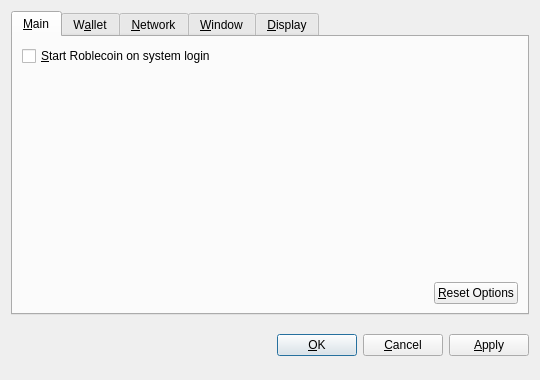
<?xml version="1.0" encoding="UTF-8"?>
<ui version="4.0">
 <class>OptionsDialog</class>
 <widget class="QDialog" name="OptionsDialog">
  <property name="geometry">
   <rect>
    <x>0</x>
    <y>0</y>
    <width>540</width>
    <height>380</height>
   </rect>
  </property>
  <property name="windowTitle">
   <string>Options</string>
  </property>
  <property name="modal">
   <bool>true</bool>
  </property>
  <layout class="QVBoxLayout" name="verticalLayout">
   <item>
    <widget class="QTabWidget" name="tabWidget">
     <property name="tabPosition">
      <enum>QTabWidget::North</enum>
     </property>
     <property name="currentIndex">
      <number>0</number>
     </property>
     <widget class="QWidget" name="tabMain">
      <attribute name="title">
       <string>&amp;Main</string>
      </attribute>
      <layout class="QVBoxLayout" name="verticalLayout_Main">
       <item>
        <widget class="QCheckBox" name="bitcoinAtStartup">
         <property name="toolTip">
          <string>Automatically start Roblecoin after logging in to the system.</string>
         </property>
         <property name="text">
          <string>&amp;Start Roblecoin on system login</string>
         </property>
        </widget>
       </item>
       <item>
        <spacer name="verticalSpacer_Main">
         <property name="orientation">
          <enum>Qt::Vertical</enum>
         </property>
         <property name="sizeHint" stdset="0">
          <size>
           <width>20</width>
           <height>40</height>
          </size>
         </property>
        </spacer>
       </item>
       <item>
        <layout class="QHBoxLayout" name="horizontalLayout_2_Main">
         <item>
          <spacer name="horizontalSpacer_2_Main">
           <property name="orientation">
            <enum>Qt::Horizontal</enum>
           </property>
           <property name="sizeHint" stdset="0">
            <size>
             <width>40</width>
             <height>20</height>
            </size>
           </property>
          </spacer>
         </item>
         <item>
          <widget class="QPushButton" name="resetButton">
           <property name="toolTip">
            <string>Reset all client options to default.</string>
           </property>
           <property name="text">
            <string>&amp;Reset Options</string>
           </property>
           <property name="autoDefault">
            <bool>false</bool>
           </property>
          </widget>
         </item>
        </layout>
       </item>
      </layout>
     </widget>
     <widget class="QWidget" name="tabWallet">
      <attribute name="title">
       <string>W&amp;allet</string>
      </attribute>
      <layout class="QVBoxLayout" name="verticalLayout_Network">
       <item>
        <widget class="QLabel" name="transactionFeeInfoLabel">
         <property name="text">
          <string>Optional transaction fee per kB that helps make sure your transactions are processed quickly. Most transactions are 1 kB.</string>
         </property>
         <property name="textFormat">
          <enum>Qt::PlainText</enum>
         </property>
         <property name="wordWrap">
          <bool>true</bool>
         </property>
        </widget>
       </item>
       <item>
        <layout class="QHBoxLayout" name="horizontalLayout_1_Main">
         <item>
          <widget class="QLabel" name="transactionFeeLabel">
           <property name="text">
            <string>Pay transaction &amp;fee</string>
           </property>
           <property name="textFormat">
            <enum>Qt::PlainText</enum>
           </property>
           <property name="buddy">
            <cstring>transactionFee</cstring>
           </property>
          </widget>
         </item>
         <item>
          <widget class="BitcoinAmountField" name="transactionFee"/>
         </item>
         <item>
          <spacer name="horizontalSpacer_1_Main">
           <property name="orientation">
            <enum>Qt::Horizontal</enum>
           </property>
           <property name="sizeHint" stdset="0">
            <size>
             <width>40</width>
             <height>20</height>
            </size>
           </property>
          </spacer>
         </item>
        </layout>
       </item>
       <item>
        <widget class="QLabel" name="label">
         <property name="text">
          <string>If you disable the spending of unconfirmed change, the change from a transaction cannot be used until that transaction has at least one confirmation. This also affects how your balance is computed.</string>
         </property>
         <property name="wordWrap">
          <bool>true</bool>
         </property>
        </widget>
       </item>
       <item>
        <widget class="QCheckBox" name="spendZeroConfChange">
         <property name="text">
          <string>Spend unconfirmed change  (experts only)</string>
         </property>
        </widget>
       </item>
       <item>
        <spacer name="verticalSpacer">
         <property name="orientation">
          <enum>Qt::Vertical</enum>
         </property>
         <property name="sizeHint" stdset="0">
          <size>
           <width>20</width>
           <height>40</height>
          </size>
         </property>
        </spacer>
       </item>
      </layout>
     </widget>
     <widget class="QWidget" name="tabNetwork">
      <attribute name="title">
       <string>&amp;Network</string>
      </attribute>
      <layout class="QVBoxLayout" name="verticalLayout_Network">
       <item>
        <widget class="QCheckBox" name="mapPortUpnp">
         <property name="toolTip">
          <string>Automatically open the Roblecoin client port on the router. This only works when your router supports UPnP and it is enabled.</string>
         </property>
         <property name="text">
          <string>Map port using &amp;UPnP</string>
         </property>
        </widget>
       </item>
       <item>
        <widget class="QCheckBox" name="connectSocks">
         <property name="toolTip">
          <string>Connect to the Roblecoin network through a SOCKS proxy (e.g. when connecting through Tor).</string>
         </property>
         <property name="text">
          <string>&amp;Connect through SOCKS proxy:</string>
         </property>
        </widget>
       </item>
       <item>
        <layout class="QHBoxLayout" name="horizontalLayout_Network">
         <item>
          <widget class="QLabel" name="proxyIpLabel">
           <property name="text">
            <string>Proxy &amp;IP:</string>
           </property>
           <property name="textFormat">
            <enum>Qt::PlainText</enum>
           </property>
           <property name="buddy">
            <cstring>proxyIp</cstring>
           </property>
          </widget>
         </item>
         <item>
          <widget class="QValidatedLineEdit" name="proxyIp">
           <property name="maximumSize">
            <size>
             <width>140</width>
             <height>16777215</height>
            </size>
           </property>
           <property name="toolTip">
            <string>IP address of the proxy (e.g. 127.0.0.1)</string>
           </property>
          </widget>
         </item>
         <item>
          <widget class="QLabel" name="proxyPortLabel">
           <property name="text">
            <string>&amp;Port:</string>
           </property>
           <property name="textFormat">
            <enum>Qt::PlainText</enum>
           </property>
           <property name="buddy">
            <cstring>proxyPort</cstring>
           </property>
          </widget>
         </item>
         <item>
          <widget class="QLineEdit" name="proxyPort">
           <property name="maximumSize">
            <size>
             <width>55</width>
             <height>16777215</height>
            </size>
           </property>
           <property name="toolTip">
            <string>Port of the proxy (e.g. 9050)</string>
           </property>
          </widget>
         </item>
         <item>
          <widget class="QLabel" name="socksVersionLabel">
           <property name="text">
            <string>SOCKS &amp;Version:</string>
           </property>
           <property name="textFormat">
            <enum>Qt::PlainText</enum>
           </property>
           <property name="buddy">
            <cstring>socksVersion</cstring>
           </property>
          </widget>
         </item>
         <item>
          <widget class="QValueComboBox" name="socksVersion">
           <property name="toolTip">
            <string>SOCKS version of the proxy (e.g. 5)</string>
           </property>
          </widget>
         </item>
         <item>
          <spacer name="horizontalSpacer_Network">
           <property name="orientation">
            <enum>Qt::Horizontal</enum>
           </property>
           <property name="sizeHint" stdset="0">
            <size>
             <width>40</width>
             <height>20</height>
            </size>
           </property>
          </spacer>
         </item>
        </layout>
       </item>
       <item>
        <spacer name="verticalSpacer_Network">
         <property name="orientation">
          <enum>Qt::Vertical</enum>
         </property>
         <property name="sizeHint" stdset="0">
          <size>
           <width>20</width>
           <height>40</height>
          </size>
         </property>
        </spacer>
       </item>
      </layout>
     </widget>
     <widget class="QWidget" name="tabWindow">
      <attribute name="title">
       <string>&amp;Window</string>
      </attribute>
      <layout class="QVBoxLayout" name="verticalLayout_Window">
       <item>
        <widget class="QCheckBox" name="minimizeToTray">
         <property name="toolTip">
          <string>Show only a tray icon after minimizing the window.</string>
         </property>
         <property name="text">
          <string>&amp;Minimize to the tray instead of the taskbar</string>
         </property>
        </widget>
       </item>
       <item>
        <widget class="QCheckBox" name="minimizeOnClose">
         <property name="toolTip">
          <string>Minimize instead of exit the application when the window is closed. When this option is enabled, the application will be closed only after selecting Quit in the menu.</string>
         </property>
         <property name="text">
          <string>M&amp;inimize on close</string>
         </property>
        </widget>
       </item>
       <item>
        <spacer name="verticalSpacer_Window">
         <property name="orientation">
          <enum>Qt::Vertical</enum>
         </property>
         <property name="sizeHint" stdset="0">
          <size>
           <width>20</width>
           <height>40</height>
          </size>
         </property>
        </spacer>
       </item>
      </layout>
     </widget>
     <widget class="QWidget" name="tabDisplay">
      <attribute name="title">
       <string>&amp;Display</string>
      </attribute>
      <layout class="QVBoxLayout" name="verticalLayout_Display">
       <item>
        <layout class="QHBoxLayout" name="horizontalLayout_1_Display">
         <item>
          <widget class="QLabel" name="langLabel">
           <property name="text">
            <string>User Interface &amp;language:</string>
           </property>
           <property name="textFormat">
            <enum>Qt::PlainText</enum>
           </property>
           <property name="buddy">
            <cstring>lang</cstring>
           </property>
          </widget>
         </item>
         <item>
          <widget class="QValueComboBox" name="lang">
           <property name="toolTip">
            <string>The user interface language can be set here. This setting will take effect after restarting Roblecoin.</string>
           </property>
          </widget>
         </item>
        </layout>
       </item>
       <item>
        <layout class="QHBoxLayout" name="horizontalLayout_2_Display">
         <item>
          <widget class="QLabel" name="unitLabel">
           <property name="text">
            <string>&amp;Unit to show amounts in:</string>
           </property>
           <property name="textFormat">
            <enum>Qt::PlainText</enum>
           </property>
           <property name="buddy">
            <cstring>unit</cstring>
           </property>
          </widget>
         </item>
         <item>
          <widget class="QValueComboBox" name="unit">
           <property name="toolTip">
            <string>Choose the default subdivision unit to show in the interface and when sending coins.</string>
           </property>
          </widget>
         </item>
        </layout>
       </item>
       <item>
        <widget class="QCheckBox" name="displayAddresses">
         <property name="toolTip">
          <string>Whether to show Roblecoin addresses in the transaction list or not.</string>
         </property>
         <property name="text">
          <string>&amp;Display addresses in transaction list</string>
         </property>
        </widget>
       </item>
       <item>
        <widget class="QCheckBox" name="coinControlFeatures">
         <property name="toolTip">
          <string>Whether to show coin control features or not.</string>
         </property>
         <property name="text">
          <string>Display coin &amp;control features (experts only!)</string>
         </property>
        </widget>
       </item>
       <item>
        <spacer name="verticalSpacer_Display">
         <property name="orientation">
          <enum>Qt::Vertical</enum>
         </property>
         <property name="sizeHint" stdset="0">
          <size>
           <width>20</width>
           <height>40</height>
          </size>
         </property>
        </spacer>
       </item>
      </layout>
     </widget>
    </widget>
   </item>
   <item>
    <layout class="QHBoxLayout" name="horizontalLayout_Buttons">
     <item>
      <spacer name="horizontalSpacer_1">
       <property name="orientation">
        <enum>Qt::Horizontal</enum>
       </property>
       <property name="sizeHint" stdset="0">
        <size>
         <width>40</width>
         <height>48</height>
        </size>
       </property>
      </spacer>
     </item>
     <item>
      <widget class="QLabel" name="statusLabel">
       <property name="font">
        <font>
         <weight>75</weight>
         <bold>true</bold>
        </font>
       </property>
       <property name="text">
        <string/>
       </property>
       <property name="textFormat">
        <enum>Qt::PlainText</enum>
       </property>
       <property name="wordWrap">
        <bool>true</bool>
       </property>
      </widget>
     </item>
     <item>
      <spacer name="horizontalSpacer_2">
       <property name="orientation">
        <enum>Qt::Horizontal</enum>
       </property>
       <property name="sizeHint" stdset="0">
        <size>
         <width>40</width>
         <height>48</height>
        </size>
       </property>
      </spacer>
     </item>
     <item>
      <widget class="QPushButton" name="okButton">
       <property name="text">
        <string>&amp;OK</string>
       </property>
      </widget>
     </item>
     <item>
      <widget class="QPushButton" name="cancelButton">
       <property name="text">
        <string>&amp;Cancel</string>
       </property>
       <property name="autoDefault">
        <bool>false</bool>
       </property>
      </widget>
     </item>
     <item>
      <widget class="QPushButton" name="applyButton">
       <property name="text">
        <string>&amp;Apply</string>
       </property>
       <property name="autoDefault">
        <bool>false</bool>
       </property>
      </widget>
     </item>
    </layout>
   </item>
  </layout>
 </widget>
 <customwidgets>
  <customwidget>
   <class>BitcoinAmountField</class>
   <extends>QSpinBox</extends>
   <header>bitcoinamountfield.h</header>
  </customwidget>
  <customwidget>
   <class>QValueComboBox</class>
   <extends>QComboBox</extends>
   <header>qvaluecombobox.h</header>
  </customwidget>
  <customwidget>
   <class>QValidatedLineEdit</class>
   <extends>QLineEdit</extends>
   <header>qvalidatedlineedit.h</header>
  </customwidget>
 </customwidgets>
 <resources/>
 <connections/>
</ui>
